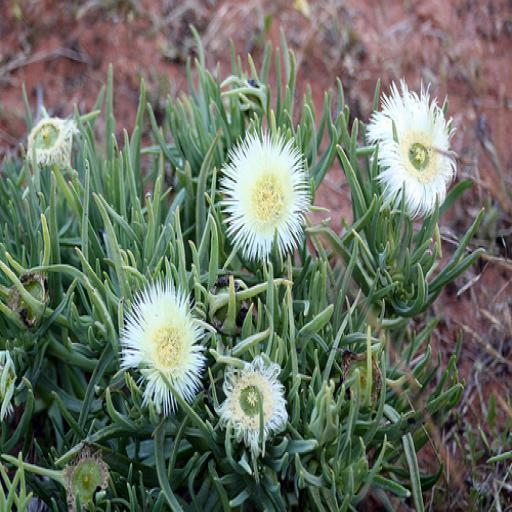
#> input picture CVision/flower_classifier/dataset/test/daisy/10466290366_cc72e33532_jpg.rf.6ddc91cd5d4a6a683e567ccb37e5a089.jpg, 512 x 512 px, given in place of the camera
$ jupyter execute --allow-errors webcam.ipynb   (shell and % lines are left out)   (text cells are left out)
#> lines starting #> are read from the running program, lines starting #| are printed output that depends on the picture; after the words box and inside, x2 and y2 are one past the last pixel; in counts of white or black regions, pixels touching at a corner belong together
[cell 1]
import cv2
import numpy as np

cap = cv2.VideoCapture(0)

def display_Green_objects(frame):
    hsv_frame = cv2.cvtColor(frame, cv2.COLOR_BGR2HSV)

    lower_green = np.array([71,77,46])
    upper_green = np.array([100, 255, 190])

    green_mask = cv2.inRange(hsv_frame, lower_green, upper_green)

    combined_frame = np.vstack((frame, np.repeat(green_mask[:,:,np.newaxis],3, axis = 2)))

    #Удаление артефактов (Морфологические операции)
    kernel = np.ones((15,15),np.uint8)
    green_mask = cv2.morphologyEx(green_mask, cv2.MORPH_OPEN, kernel)

    return combined_frame

def convert_to_GrayScale(frame):
    gray_frame = cv2.cvtColor(frame, cv2.COLOR_BG2GRAY)
    return gray_frame

if not cap.isOpened():
    print("Трабл с видеокамерой")

cap.set(cv2.CAP_PROP_FRAME_WIDTH, 1280)
cap.set(cv2.CAP_PROP_FRAME_WIDTH, 720)

while True:
    ret,frame = cap.read()
#> frame is the input picture: shape (512, 512, 3); mean B, G, R 100.6, 114, 105.6

    if not ret:
        print("Трабл с получением кадра")
        break

    scale = 0.5
    frame = cv2.resize(frame, (-1,-1), fx = scale, fy = scale)
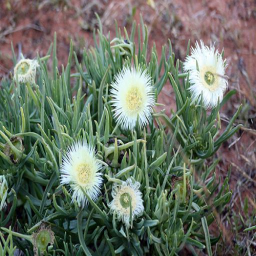
#> frame: shape (256, 256, 3); mean B, G, R 100.8, 114.1, 105.7

    frame = display_Green_objects(frame)
#> in display_Green_objects, `hsv_frame = cv2.cvtColor(frame, cv2.COLOR_BGR2HSV)`: hsv_frame: shape (256, 256, 3); mean H, S, V 80.3, 68.4, 121.8
#> in display_Green_objects, `green_mask = cv2.inRange(hsv_frame, lower_green, upper_green)`:
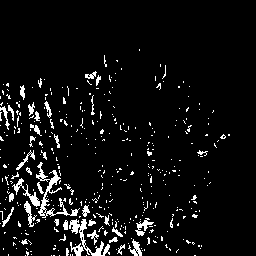
#> green_mask: shape (256, 256); 6.2% white in thin lines or dots, all inside (x1, y1, x2, y2) = (0, 49, 230, 256)
#> in display_Green_objects, `combined_frame = np.vstack((frame, np.repeat(green_mask[:,:,np.newaxis..`:
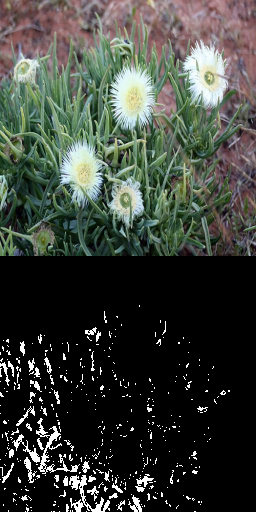
#> combined_frame: shape (512, 256, 3); mean B, G, R 58.2, 64.9, 60.7
#> in display_Green_objects, `green_mask = cv2.morphologyEx(green_mask, cv2.MORPH_OPEN, kernel)`: green_mask: shape (256, 256); every value is 0

    cv2.imshow("webcam", frame)

    if cv2.waitKey(1) & 0xFF == ord('q'):
#> (key q is pressed here)
        break

#Cleanup
cap.release()
cv2.destroyAllWindows()

[cell 2]
import time

class FPS_counter:
    def __init__(self, calc_time_period_N_frames: int) -> None:
        #счетчик по огр. участкам
        self.time_buffer = []
        self.calc_time_period_N_frames = calc_time_period_N_frames

    def calc_FPS(self) -> float:
        time_buffer_is_full = len(self.time_buffer) == self.calc_time_period_N_frames
        t = time.time()
        self.time_buffer.append(t)

        if time_buffer_is_full:
            self.time_buffer.pop(0)
            fps = len(self.time_buffer) / (self.time_buffer[-1] - self.time_buffer[0])
            return(np.round(fps,2))
        else:
            return 0.0

def calc_and_show_FPS(frame, fps_counter):
    fps = fps_counter.calc_FPS()
    text = f"FPS: {fps:.1f}"

    fontFace = 1
    fontScale = 1.3
    thickness = 1

    (label_width, label_height), _ = cv2.getTextSize(
        text,
        fontFace=fontFace,
        fontScale=fontScale,
        thickness=thickness
    )
    frame = cv2.rectangle(frame, (0,0), (10 + label_width, 15 + label_height), (0,0,0), -1)
    frame = cv2.putText(
        img = frame,
        text = text,
        org = (5,10),
        fontFace=fontFace,
        fontScale=fontScale,
        thickness=thickness,
        color = (255,255,255)
    )

    return frame

fps_counter = FPS_counter(
    15
)

#в цикле frame = calc_and_show_FPS(frame, fps_counter)

[cell 3]
from ultralytics import YOLO

from patched_yolo_infer import (
visualize_results_usual_yolo_inference,)

[cell 4]
imgsz = 640
conf = 0.4
iou = 0.7

cap = cv2.VideoCapture(0)
cap.set(cv2.CAP_PROP_FRAME_WIDTH, 720)
cap.set(cv2.CAP_PROP_FRAME_HEIGHT, 1020)
ret,frame = cap.read()

#> (the rest of this cell did not finish here and is left out)

[cell 5]
fps_counter = FPS_counter(calc_time_period_N_frames= 5)

$ run again, on CVision/flower_classifier/dataset/test/daisy/10466558316_a7198b87e2_jpg.rf.7acf642b94dc98daa49482a12994ac4c.jpg
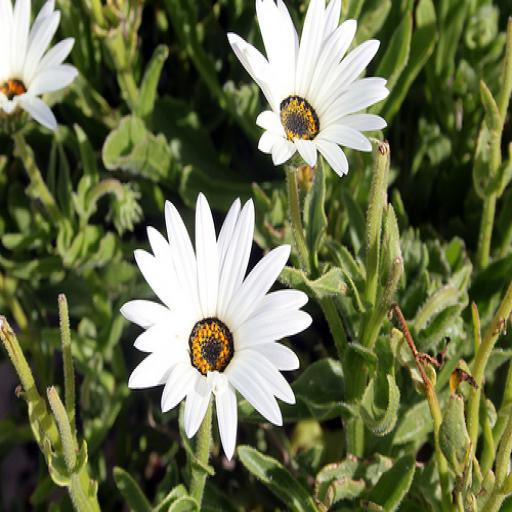
#> input picture CVision/flower_classifier/dataset/test/daisy/10466558316_a7198b87e2_jpg.rf.7acf642b94dc98daa49482a12994ac4c.jpg, 512 x 512 px, given in place of the camera
#> frame is the input picture: shape (512, 512, 3); mean B, G, R 75.8, 111, 105.1
#> `frame = cv2.resize(frame, (-1,-1), fx = scale, fy = scale)`:
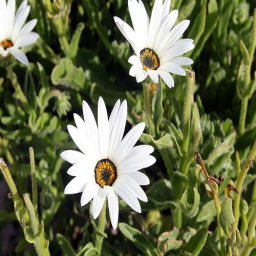
#> frame: shape (256, 256, 3); mean B, G, R 75.9, 111.2, 105.3
#> hsv_frame: shape (256, 256, 3); mean H, S, V 43.9, 118.2, 113.1
#> green_mask: shape (256, 256); every value is 0
#> in display_Green_objects, `combined_frame = np.vstack((frame, np.repeat(green_mask[:,:,np.newaxis..`:
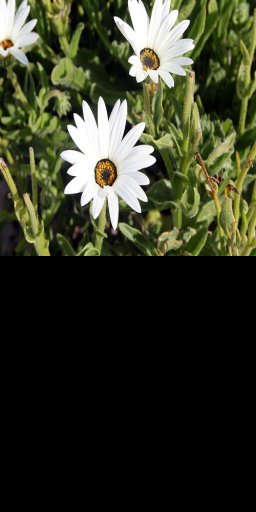
#> combined_frame: shape (512, 256, 3); mean B, G, R 38, 55.6, 52.6

$ run again, on CVision/flower_classifier/dataset/test/daisy/12193032636_b50ae7db35_n_jpg.rf.e6c4eeb71c56e793a0d85f6d979dbe20.jpg
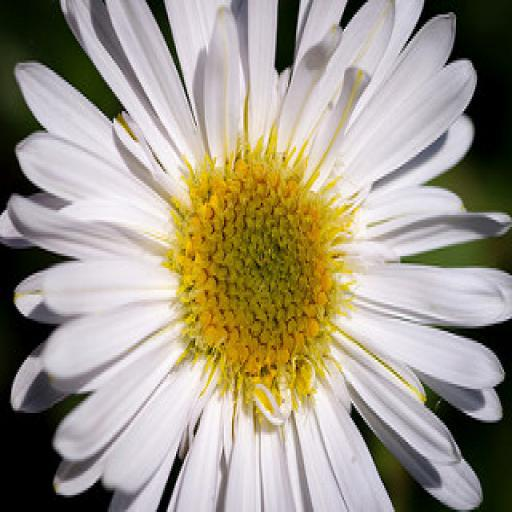
#> input picture CVision/flower_classifier/dataset/test/daisy/12193032636_b50ae7db35_n_jpg.rf.e6c4eeb71c56e793a0d85f6d979dbe20.jpg, 512 x 512 px, given in place of the camera
#> frame is the input picture: shape (512, 512, 3); mean B, G, R 135.9, 152.4, 160.3
#> `frame = cv2.resize(frame, (-1,-1), fx = scale, fy = scale)`:
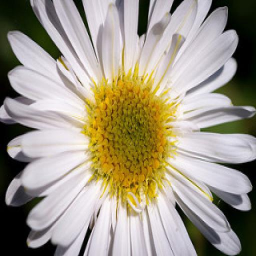
#> frame: shape (256, 256, 3); mean B, G, R 136, 152.6, 160.4
#> hsv_frame: shape (256, 256, 3); mean H, S, V 88.6, 70.7, 163.4
#> green_mask: shape (256, 256); every value is 0
#> in display_Green_objects, `combined_frame = np.vstack((frame, np.repeat(green_mask[:,:,np.newaxis..`:
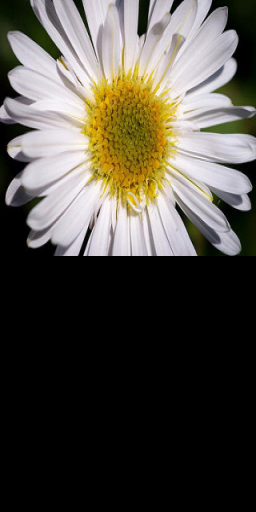
#> combined_frame: shape (512, 256, 3); mean B, G, R 68, 76.3, 80.2
